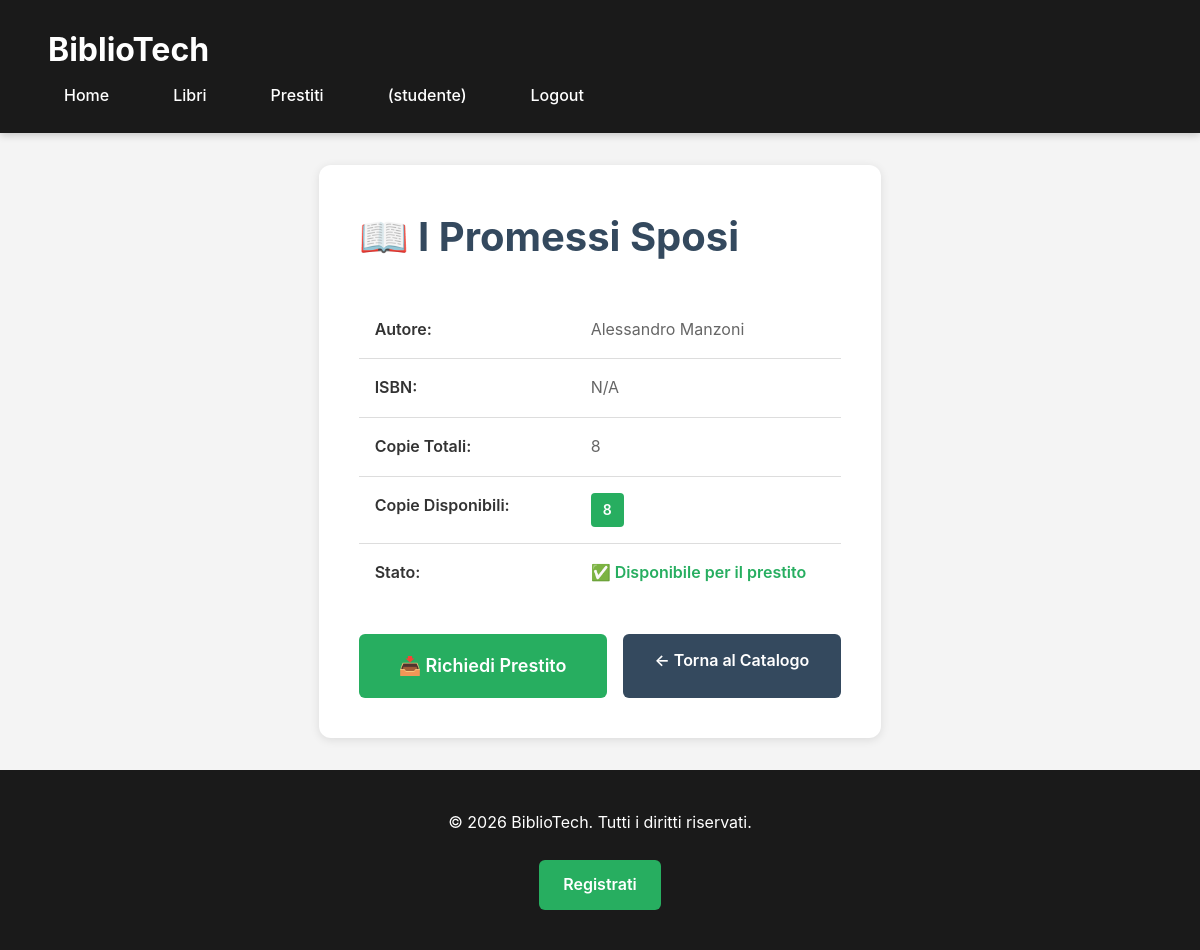
The app's page /libro.php?id=1 (signed in) with its own data.
### tables this page shows
CREATE TABLE libri (
    id INT AUTO_INCREMENT PRIMARY KEY,
    titolo VARCHAR(255) NOT NULL,
    autore VARCHAR(255) NOT NULL,
    copie_totali INT NOT NULL CHECK (copie_totali >= 0),
    copie_disponibili INT NOT NULL CHECK (copie_disponibili >= 0),
    created_at TIMESTAMP DEFAULT CURRENT_TIMESTAMP,
    CONSTRAINT chk_copie_coerenza CHECK (copie_disponibili <= copie_totali),
    INDEX idx_titolo (titolo),
    INDEX idx_autore (autore),
    INDEX idx_disponibilita (copie_disponibili)
);

### src/auth.php (called while the page is built, shortened)
<?php
function getUserRole() {
    return $_SESSION['ruolo'] ?? null;
}
function isStudente() {
    return getUserRole() === 'studente';
}
?>

### src/libro.php (the view, shortened to what this page needs)
<?php
require 'config.php';
require 'auth.php';
$id = $_GET['id'] ?? 0;
$stmt = $pdo->prepare("SELECT * FROM libri WHERE id = ?");
$stmt->execute([$id]);
$libro = $stmt->fetch();
include 'header.php';
?>
<link rel="stylesheet" href="assets/style.css">
<div class="page-container">
    <?php if($libro): ?>
        <div class="libro-dettaglio">
            <h1>📖 <?php echo htmlspecialchars($libro['titolo']); ?></h1>
            <div class="libro-info">
                <div class="info-row">
                    <span class="info-label">Autore:</span>
                    <span class="info-value"><?php echo htmlspecialchars($libro['autore']); ?></span>
                </div>
                <div class="info-row">
                    <span class="info-label">ISBN:</span>
                    <span class="info-value"><?php echo htmlspecialchars($libro['isbn'] ?? 'N/A'); ?></span>
                </div>
                <div class="info-row">
                    <span class="info-label">Copie Totali:</span>
                    <span class="info-value"><?php echo $libro['copie_totali']; ?></span>
                </div>
                <div class="info-row">
                    <span class="info-label">Copie Disponibili:</span>
                    <span class="info-value">
                        <span class="badge <?php echo $libro['copie_disponibili'] > 0 ? 'badge-success' : 'badge-danger'; ?>">
                            <?php echo $libro['copie_disponibili']; ?>
                        </span>
                    </span>
                </div>
                <div class="info-row">
                    <span class="info-label">Stato:</span>
                    <span class="info-value">
                        <?php if($libro['copie_disponibili'] > 0): ?>
                            <span class="status-available">✅ Disponibile per il prestito</span>
                        <?php else: ?>
                            <span class="status-unavailable">❌ Tutte le copie sono in prestito</span>
                        <?php endif; ?>
                    </span>
                </div>
            </div>
            <div class="libro-actions">
                <?php if(isStudente()): ?>
                    <?php if($libro['copie_disponibili'] > 0): ?>
                        <a href="prestito.php?libro_id=<?php echo $libro['id']; ?>"
                           class="btn btn-primary btn-lg"
                           onclick="return confirm('Confermi di voler richiedere il prestito di questo libro?');">
                            📥 Richiedi Prestito
                        </a>
                    <?php else: ?>
                        <button class="btn btn-secondary btn-lg" disabled>
                            ❌ Non Disponibile
                        </button>
                    <?php endif; ?>
                <?php endif; ?>
                <a href="libri.php" class="btn btn-secondary">
                    ← Torna al Catalogo
                </a>
            </div>
        </div>
    <?php endif; ?>
</div>
<?php include 'footer.php'; ?>

### src/assets/style.css (style rules this page uses)
* { margin: 0; padding: 0; box-sizing: border-box; }
:root { --primary-color: #27ae60; --primary-hover: #2ecc71; --secondary-color: #34495e; --danger-color: #e74c3c; --warning-color: #f39c12; --info-color: #3498db; --success-color: #27ae60; --dark-bg: #1a1a1a; --light-bg: #f4f4f4; --white: #ffffff; --text-dark: #333333; --text-light: #666666; --border-color: #dddddd; --shadow: 0 2px 10px rgba(0,0,0,0.1); }
body { font-family: -apple-system, BlinkMacSystemFont, 'Segoe UI', 'Arial', sans-serif; background-color: var(--light-bg); color: var(--text-dark); line-height: 1.6; min-height: 100vh; display: flex; flex-direction: column; }
.page-container { max-width: 1200px; margin: 2rem auto; padding: 0 2rem; flex: 1; }
.page-container h1 { font-size: 2.5rem; margin-bottom: 1rem; color: var(--secondary-color); }
form button, .btn { display: inline-block; padding: 0.875rem 2rem; background-color: var(--primary-color); color: var(--white); border: none; border-radius: 6px; font-size: 1rem; font-weight: 600; cursor: pointer; text-decoration: none; text-align: center; transition: all 0.3s ease; }
.btn-primary { background-color: var(--primary-color); color: var(--white); }
.btn-secondary { background-color: var(--secondary-color); color: var(--white); }
.btn-lg { padding: 1.125rem 2.5rem; font-size: 1.125rem; }
.badge { display: inline-block; padding: 0.375rem 0.75rem; border-radius: 4px; font-size: 0.875rem; font-weight: 600; }
.badge-success { background-color: var(--success-color); color: var(--white); }
.status-available { color: var(--success-color); font-weight: 600; }
.libro-dettaglio { background: var(--white); padding: 2.5rem; border-radius: 12px; box-shadow: var(--shadow); }
.libro-dettaglio h1 { margin-bottom: 2rem; color: var(--secondary-color); }
.libro-info { margin-bottom: 2rem; }
.info-row { display: grid; grid-template-columns: 200px 1fr; gap: 1rem; padding: 1rem; border-bottom: 1px solid var(--border-color); }
.info-row:last-child { border-bottom: none; }
.info-label { font-weight: 600; color: var(--text-dark); }
.info-value { color: var(--text-light); }
.libro-actions { display: flex; gap: 1rem; margin-top: 2rem; }

### records on screen
libri: titolo "I Promessi Sposi", autore "Alessandro Manzoni", copie_totali "8", copie_disponibili "8"

### other values on screen
$_SESSION['ruolo'] "studente"
$libro['isbn'] "N/A"
